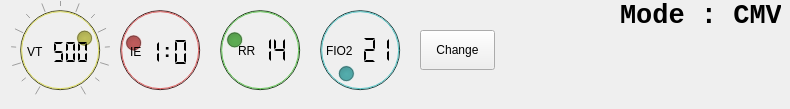
            <widget class="QWidget" name="page">
             <widget class="QDial" name="vtdial">
              <property name="enabled">
               <bool>false</bool>
              </property>
              <property name="geometry">
               <rect>
                <x>10</x>
                <y>0</y>
                <width>100</width>
                <height>100</height>
               </rect>
              </property>
              <property name="minimumSize">
               <size>
                <width>100</width>
                <height>100</height>
               </size>
              </property>
              <property name="styleSheet">
               <string notr="true">background-color: rgb(200,200,20)</string>
              </property>
              <property name="minimum">
               <number>250</number>
              </property>
              <property name="maximum">
               <number>600</number>
              </property>
              <property name="singleStep">
               <number>25</number>
              </property>
              <property name="value">
               <number>500</number>
              </property>
              <property name="wrapping">
               <bool>false</bool>
              </property>
              <property name="notchTarget">
               <double>10.000000000000000</double>
              </property>
              <property name="notchesVisible">
               <bool>true</bool>
              </property>
             </widget>
             <widget class="QLCDNumber" name="vtlcd">
              <property name="enabled">
               <bool>false</bool>
              </property>
              <property name="geometry">
               <rect>
                <x>51</x>
                <y>37</y>
                <width>41</width>
                <height>30</height>
               </rect>
              </property>
              <property name="minimumSize">
               <size>
                <width>0</width>
                <height>20</height>
               </size>
              </property>
              <property name="styleSheet">
               <string notr="true">color:black</string>
              </property>
              <property name="frameShape">
               <enum>QFrame::NoFrame</enum>
              </property>
              <property name="frameShadow">
               <enum>QFrame::Plain</enum>
              </property>
              <property name="digitCount">
               <number>3</number>
              </property>
              <property name="segmentStyle">
               <enum>QLCDNumber::Flat</enum>
              </property>
              <property name="intValue" stdset="0">
               <number>500</number>
              </property>
             </widget>
             <widget class="QLabel" name="label_13">
              <property name="geometry">
               <rect>
                <x>27</x>
                <y>44</y>
                <width>41</width>
                <height>16</height>
               </rect>
              </property>
              <property name="styleSheet">
               <string notr="true">color:black</string>
              </property>
              <property name="text">
               <string>VT</string>
              </property>
             </widget>
             <widget class="QDial" name="iedial">
              <property name="enabled">
               <bool>false</bool>
              </property>
              <property name="geometry">
               <rect>
                <x>110</x>
                <y>0</y>
                <width>100</width>
                <height>100</height>
               </rect>
              </property>
              <property name="minimumSize">
               <size>
                <width>100</width>
                <height>100</height>
               </size>
              </property>
              <property name="styleSheet">
               <string notr="true">background-color: rgb(200,20,20)</string>
              </property>
              <property name="minimum">
               <number>1</number>
              </property>
              <property name="maximum">
               <number>5</number>
              </property>
              <property name="value">
               <number>2</number>
              </property>
             </widget>
             <widget class="QLCDNumber" name="ilcd">
              <property name="geometry">
               <rect>
                <x>147</x>
                <y>37</y>
                <width>16</width>
                <height>30</height>
               </rect>
              </property>
              <property name="minimumSize">
               <size>
                <width>0</width>
                <height>0</height>
               </size>
              </property>
              <property name="styleSheet">
               <string notr="true">color:black</string>
              </property>
              <property name="frameShape">
               <enum>QFrame::NoFrame</enum>
              </property>
              <property name="frameShadow">
               <enum>QFrame::Plain</enum>
              </property>
              <property name="digitCount">
               <number>1</number>
              </property>
              <property name="segmentStyle">
               <enum>QLCDNumber::Flat</enum>
              </property>
              <property name="value" stdset="0">
               <double>1.000000000000000</double>
              </property>
             </widget>
             <widget class="QLabel" name="label_17">
              <property name="geometry">
               <rect>
                <x>164</x>
                <y>30</y>
                <width>10</width>
                <height>40</height>
               </rect>
              </property>
              <property name="font">
               <font>
                <pointsize>14</pointsize>
                <weight>75</weight>
                <bold>true</bold>
               </font>
              </property>
              <property name="styleSheet">
               <string notr="true">color:black</string>
              </property>
              <property name="text">
               <string>:</string>
              </property>
             </widget>
             <widget class="QLCDNumber" name="ielcd">
              <property name="geometry">
               <rect>
                <x>167</x>
                <y>37</y>
                <width>28</width>
                <height>30</height>
               </rect>
              </property>
              <property name="minimumSize">
               <size>
                <width>0</width>
                <height>0</height>
               </size>
              </property>
              <property name="styleSheet">
               <string notr="true">color:black</string>
              </property>
              <property name="frameShape">
               <enum>QFrame::NoFrame</enum>
              </property>
              <property name="frameShadow">
               <enum>QFrame::Plain</enum>
              </property>
              <property name="digitCount">
               <number>1</number>
              </property>
              <property name="segmentStyle">
               <enum>QLCDNumber::Flat</enum>
              </property>
             </widget>
             <widget class="QLabel" name="label_15">
              <property name="geometry">
               <rect>
                <x>130</x>
                <y>44</y>
                <width>21</width>
                <height>16</height>
               </rect>
              </property>
              <property name="styleSheet">
               <string notr="true">color:black</string>
              </property>
              <property name="text">
               <string>IE</string>
              </property>
             </widget>
             <widget class="QDial" name="rrdial">
              <property name="enabled">
               <bool>false</bool>
              </property>
              <property name="geometry">
               <rect>
                <x>210</x>
                <y>0</y>
                <width>100</width>
                <height>100</height>
               </rect>
              </property>
              <property name="minimumSize">
               <size>
                <width>100</width>
                <height>100</height>
               </size>
              </property>
              <property name="styleSheet">
               <string notr="true">background-color: rgb(20,100,10)</string>
              </property>
              <property name="minimum">
               <number>8</number>
              </property>
              <property name="maximum">
               <number>30</number>
              </property>
              <property name="value">
               <number>14</number>
              </property>
             </widget>
             <widget class="QLabel" name="label_14">
              <property name="geometry">
               <rect>
                <x>238</x>
                <y>44</y>
                <width>22</width>
                <height>14</height>
               </rect>
              </property>
              <property name="styleSheet">
               <string notr="true">color:black</string>
              </property>
              <property name="text">
               <string>RR</string>
              </property>
             </widget>
             <widget class="QDial" name="fiodial">
              <property name="enabled">
               <bool>false</bool>
              </property>
              <property name="geometry">
               <rect>
                <x>310</x>
                <y>0</y>
                <width>100</width>
                <height>100</height>
               </rect>
              </property>
              <property name="minimumSize">
               <size>
                <width>100</width>
                <height>100</height>
               </size>
              </property>
              <property name="styleSheet">
               <string notr="true">background-color: rgb(0,20,20)</string>
              </property>
              <property name="minimum">
               <number>21</number>
              </property>
              <property name="maximum">
               <number>80</number>
              </property>
             </widget>
             <widget class="QLCDNumber" name="fiolcd">
              <property name="geometry">
               <rect>
                <x>344</x>
                <y>35</y>
                <width>52</width>
                <height>30</height>
               </rect>
              </property>
              <property name="minimumSize">
               <size>
                <width>0</width>
                <height>0</height>
               </size>
              </property>
              <property name="styleSheet">
               <string notr="true">color:black</string>
              </property>
              <property name="frameShape">
               <enum>QFrame::NoFrame</enum>
              </property>
              <property name="frameShadow">
               <enum>QFrame::Plain</enum>
              </property>
              <property name="digitCount">
               <number>3</number>
              </property>
              <property name="segmentStyle">
               <enum>QLCDNumber::Flat</enum>
              </property>
              <property name="intValue" stdset="0">
               <number>21</number>
              </property>
             </widget>
             <widget class="QLabel" name="label_16">
              <property name="geometry">
               <rect>
                <x>326</x>
                <y>44</y>
                <width>32</width>
                <height>14</height>
               </rect>
              </property>
              <property name="styleSheet">
               <string notr="true">color:black</string>
              </property>
              <property name="text">
               <string>FIO2</string>
              </property>
             </widget>
             <widget class="QLCDNumber" name="rrlcd">
              <property name="enabled">
               <bool>false</bool>
              </property>
              <property name="geometry">
               <rect>
                <x>253</x>
                <y>35</y>
                <width>41</width>
                <height>30</height>
               </rect>
              </property>
              <property name="minimumSize">
               <size>
                <width>0</width>
                <height>20</height>
               </size>
              </property>
              <property name="styleSheet">
               <string notr="true">color:black</string>
              </property>
              <property name="frameShape">
               <enum>QFrame::NoFrame</enum>
              </property>
              <property name="frameShadow">
               <enum>QFrame::Plain</enum>
              </property>
              <property name="digitCount">
               <number>2</number>
              </property>
              <property name="segmentStyle">
               <enum>QLCDNumber::Flat</enum>
              </property>
              <property name="intValue" stdset="0">
               <number>14</number>
              </property>
             </widget>
             <widget class="QLabel" name="label">
              <property name="geometry">
               <rect>
                <x>620</x>
                <y>0</y>
                <width>161</width>
                <height>31</height>
               </rect>
              </property>
              <property name="font">
               <font>
                <family>Consolas</family>
                <pointsize>20</pointsize>
                <weight>75</weight>
                <bold>true</bold>
               </font>
              </property>
              <property name="text">
               <string>Mode : CMV</string>
              </property>
             </widget>
             <widget class="QPushButton" name="btnchangeset">
              <property name="geometry">
               <rect>
                <x>420</x>
                <y>30</y>
                <width>75</width>
                <height>40</height>
               </rect>
              </property>
              <property name="minimumSize">
               <size>
                <width>0</width>
                <height>40</height>
               </size>
              </property>
              <property name="text">
               <string>Change</string>
              </property>
             </widget>
            </widget>
